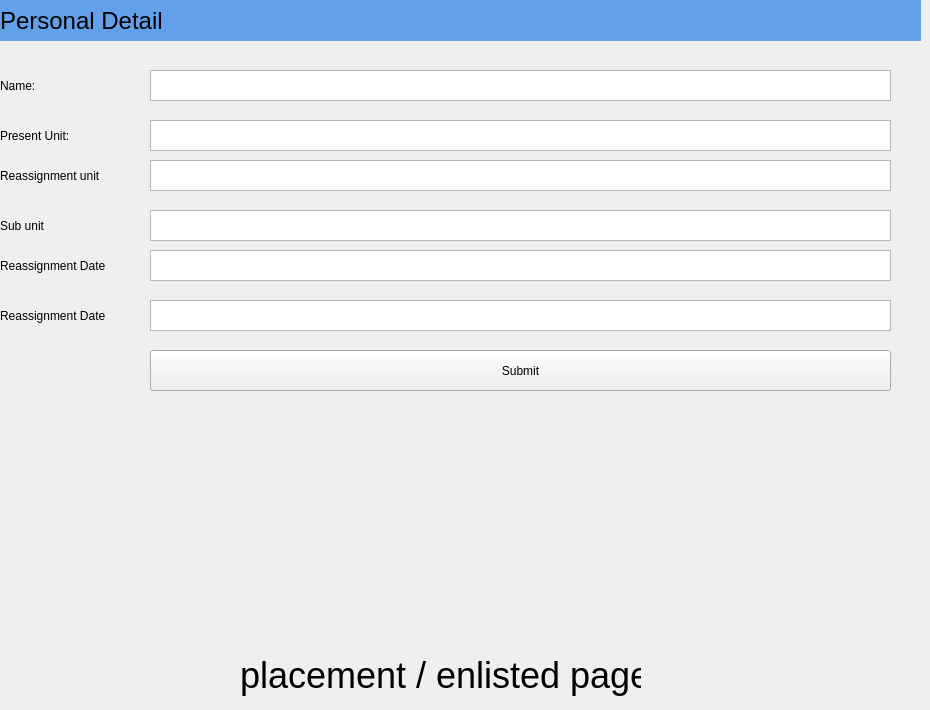
     <widget class="QWidget" name="page_5">
      <widget class="QLabel" name="label_8">
       <property name="geometry">
        <rect>
         <x>240</x>
         <y>650</y>
         <width>401</width>
         <height>51</height>
        </rect>
       </property>
       <property name="font">
        <font>
         <pointsize>27</pointsize>
        </font>
       </property>
       <property name="text">
        <string>placement / enlisted page</string>
       </property>
      </widget>
      <widget class="QTextEdit" name="textEdit_13">
       <property name="geometry">
        <rect>
         <x>150</x>
         <y>70</y>
         <width>741</width>
         <height>31</height>
        </rect>
       </property>
      </widget>
      <widget class="QTextEdit" name="textEdit_14">
       <property name="geometry">
        <rect>
         <x>150</x>
         <y>250</y>
         <width>741</width>
         <height>31</height>
        </rect>
       </property>
      </widget>
      <widget class="QTextEdit" name="textEdit_15">
       <property name="geometry">
        <rect>
         <x>150</x>
         <y>160</y>
         <width>741</width>
         <height>31</height>
        </rect>
       </property>
      </widget>
      <widget class="QTextEdit" name="textEdit_16">
       <property name="geometry">
        <rect>
         <x>150</x>
         <y>120</y>
         <width>741</width>
         <height>31</height>
        </rect>
       </property>
      </widget>
      <widget class="QLabel" name="label_68">
       <property name="geometry">
        <rect>
         <x>0</x>
         <y>300</y>
         <width>141</width>
         <height>31</height>
        </rect>
       </property>
       <property name="styleSheet">
        <string notr="true">QLabel{font-size:22;}
</string>
       </property>
       <property name="text">
        <string>Reassignment Date</string>
       </property>
      </widget>
      <widget class="QLabel" name="label_69">
       <property name="geometry">
        <rect>
         <x>0</x>
         <y>0</y>
         <width>921</width>
         <height>41</height>
        </rect>
       </property>
       <property name="font">
        <font>
         <pointsize>18</pointsize>
        </font>
       </property>
       <property name="styleSheet">
        <string notr="true">background-color: rgb(98, 160, 234);</string>
       </property>
       <property name="text">
        <string>Personal Detail</string>
       </property>
      </widget>
      <widget class="QPushButton" name="pushButton_3">
       <property name="geometry">
        <rect>
         <x>150</x>
         <y>350</y>
         <width>741</width>
         <height>41</height>
        </rect>
       </property>
       <property name="text">
        <string>Submit</string>
       </property>
      </widget>
      <widget class="QTextEdit" name="textEdit_17">
       <property name="geometry">
        <rect>
         <x>150</x>
         <y>210</y>
         <width>741</width>
         <height>31</height>
        </rect>
       </property>
      </widget>
      <widget class="QTextEdit" name="textEdit_18">
       <property name="geometry">
        <rect>
         <x>150</x>
         <y>300</y>
         <width>741</width>
         <height>31</height>
        </rect>
       </property>
      </widget>
      <widget class="QLabel" name="label_70">
       <property name="geometry">
        <rect>
         <x>0</x>
         <y>120</y>
         <width>141</width>
         <height>31</height>
        </rect>
       </property>
       <property name="styleSheet">
        <string notr="true">QLabel{font-size:22;}
</string>
       </property>
       <property name="text">
        <string>Present Unit:</string>
       </property>
      </widget>
      <widget class="QLabel" name="label_71">
       <property name="geometry">
        <rect>
         <x>0</x>
         <y>160</y>
         <width>141</width>
         <height>31</height>
        </rect>
       </property>
       <property name="styleSheet">
        <string notr="true">QLabel{font-size:22;}
</string>
       </property>
       <property name="text">
        <string>Reassignment unit</string>
       </property>
      </widget>
      <widget class="QLabel" name="label_72">
       <property name="geometry">
        <rect>
         <x>0</x>
         <y>210</y>
         <width>141</width>
         <height>31</height>
        </rect>
       </property>
       <property name="styleSheet">
        <string notr="true">QLabel{font-size:22;}
</string>
       </property>
       <property name="text">
        <string>Sub unit</string>
       </property>
      </widget>
      <widget class="QLabel" name="label_73">
       <property name="geometry">
        <rect>
         <x>0</x>
         <y>250</y>
         <width>141</width>
         <height>31</height>
        </rect>
       </property>
       <property name="styleSheet">
        <string notr="true">QLabel{font-size:22;}
</string>
       </property>
       <property name="text">
        <string>Reassignment Date</string>
       </property>
      </widget>
      <widget class="QLabel" name="label_74">
       <property name="geometry">
        <rect>
         <x>0</x>
         <y>70</y>
         <width>131</width>
         <height>31</height>
        </rect>
       </property>
       <property name="styleSheet">
        <string notr="true">QLabel{font-size:22;}
</string>
       </property>
       <property name="text">
        <string>Name:</string>
       </property>
      </widget>
     </widget>
